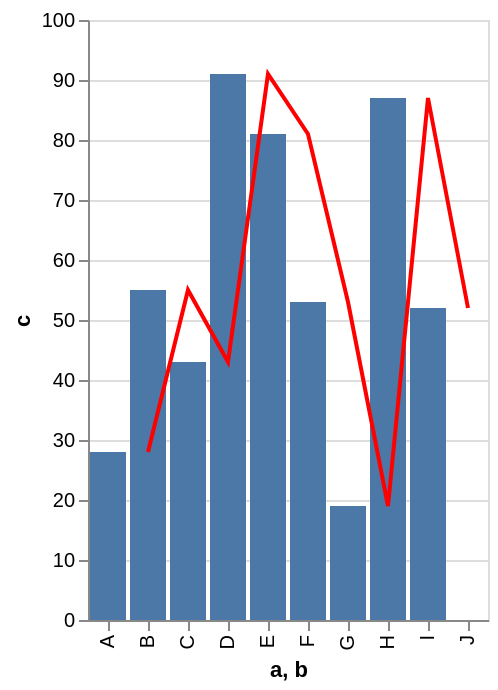

Write a Vega-Lite specification for this figure.
### Vega-Lite specification from a JSON file in a GitHub repository (floating-point values rounded to 4 significant figures)
{"$schema": "https://vega.github.io/schema/vega-lite/v2.json", "data": {"values": [{"a": "A", "b": "B", "c": 28}, {"a": "B", "b": "C", "c": 55}, {"a": "C", "b": "D", "c": 43}, {"a": "D", "b": "E", "c": 91}, {"a": "E", "b": "F", "c": 81}, {"a": "F", "b": "G", "c": 53}, {"a": "G", "b": "H", "c": 19}, {"a": "H", "b": "I", "c": 87}, {"a": "I", "b": "J", "c": 52}]}, "layer": [{"mark": "bar", "encoding": {"x": {"field": "a", "type": "ordinal"}, "y": {"field": "c", "type": "quantitative"}}}, {"mark": "line", "encoding": {"x": {"field": "b", "type": "ordinal"}, "y": {"field": "c", "type": "quantitative"}, "color": {"value": "red"}}}]}
